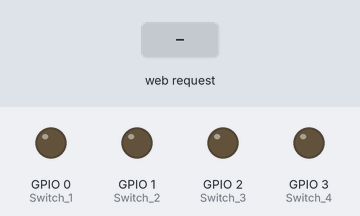
A sketch run on a simulated ESP8266 (NodeMCU). On the bench: output pins drawn as LEDs (lit = HIGH). The test bench sets the inputs (shaded band). What the sketch prints to the serial monitor is not drawn.

Above: at 1.2 s.
1.3 s: HTTP request GET /form?submit=switch1on received
At 2.1 s:
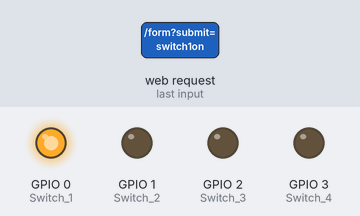
2.8 s: HTTP request GET /form?submit=switch2on received
At 3.2 s:
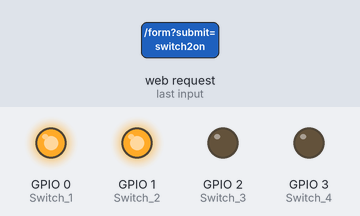
4.3 s: HTTP request GET /form?submit=switch1off received
At 5.5 s:
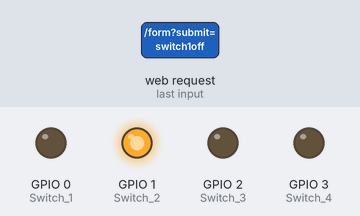
5.8 s: HTTP request GET /form?submit=switch2off received
At 6.7 s:
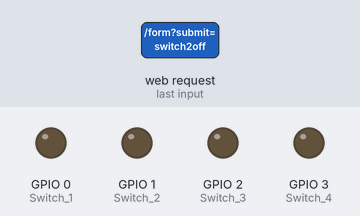
7.3 s: HTTP request GET /specificArgs?switch=switch1on received
At 7.8 s:
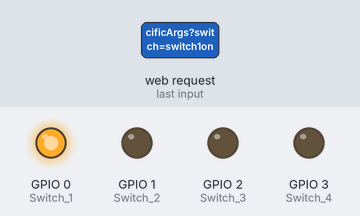
Timing chart, 0 to 9.8 s (numbered marks = the images above; inputs shaded):
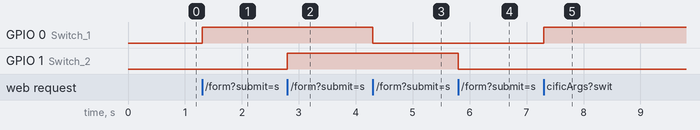

The sketch:

Home_Automation_02_switchrelay.ino
```cpp
#include <ESP8266WiFi.h>
#include <ESP8266WebServer.h>

const char *ssid = "Ardberry"; // The name of the Wi-Fi network that will be created
const char *password = "ardtech";

IPAddress local_ip(192,168,1,1);
IPAddress gateway(192,168,1,1);
IPAddress subnet(255,255,255,0);


//ESP_pin_layout
const int Switch_1=0;
const int Switch_2=1;
const int Switch_3=2;
const int Switch_4=3;

//HTML page
const char MAIN_page[] PROGMEM = R"=====(
<!DOCTYPE html>
<HTML>
<TITLE>
Ardberry Technology Home Automation System
</TITLE>
<BODY>
<CENTER>
<FORM method="post" action="/form">
<TABLE>
<TR><TD colspan=2><B>IoT Based Home Automation System</B></TD></TR>

<TR><TD>
<INPUT TYPE=SUBMIT VALUE="switch1on" name=submit>
<INPUT TYPE=SUBMIT VALUE="switch1off" name=submit>
</TD>
<TD>Switch_1</TD></TR>

<TR><TD>
<INPUT TYPE=SUBMIT VALUE="switch2on" name=submit>
<INPUT TYPE=SUBMIT VALUE="switch2off" name=submit>
</TD>
<TD>Switch_2</TD></TR>

<TR><TD>
<INPUT TYPE=SUBMIT VALUE="switch3on" name=submit>
<INPUT TYPE=SUBMIT VALUE="switch3off" name=submit>
</TD>
<TD>Switch_3</TD></TR>

<TR><TD>
<INPUT TYPE=SUBMIT VALUE="switch4on" name=submit>
<INPUT TYPE=SUBMIT VALUE="switch4off" name=submit>
</TD>
<TD>Switch_4</TD></TR>

</TABLE>
</CENTER>
</BODY>
</HTML>
)=====";

ESP8266WebServer server(80);

String S1Status,S2Status,S3Status,S4Status;   //web

String appinput;    //app
String readString;

void handleRoot() {
  String web = MAIN_page;
  web.replace("Switch_1", S1Status);
  web.replace("Switch_2", S2Status);
  web.replace("Switch_3", S3Status);
  web.replace("Switch_4", S4Status);
  server.send(200, "text/html", web);
}

void handlespecificArgs(){

  String message="";

  if (server.arg("switch")== "")
  {     message = "Switch Argument not found";
  }
  else
  {     //Parameter found
      message = "switch = ";
      message += server.arg("switch");     //Gets the value of the query parameter
  }

  //Change Switch-1 State as per request
  if(server.arg("switch")== "switch1on")
  {
    digitalWrite(Switch_1, HIGH);       //Load1 Turned on
  }
  if(server.arg("switch")== "switch1off")
  {
    digitalWrite(Switch_1, LOW);      //Load1 Turned off
  }

  //Change Switch-2 State as per request
  if(server.arg("switch")== "switch2on")
  {
    digitalWrite(Switch_2, HIGH);       //Load1 Turned on
  }
  if(server.arg("switch")== "switch2off")
  {
    digitalWrite(Switch_2, LOW);      //Load1 Turned off
  }

  //Change Switch-3 State as per request
  if(server.arg("switch")== "switch3on")
  {
    digitalWrite(Switch_3, HIGH);       //Load1 Turned on
  }
  if(server.arg("switch")== "switch3off")
  {
    digitalWrite(Switch_3, LOW);      //Load1 Turned off
  }

  //Change Switch-4 State as per request
  if(server.arg("switch")== "switch4on")
  {
    digitalWrite(Switch_4, HIGH);       //Load1 Turned on
  }
  if(server.arg("switch")== "switch4off")
  {
    digitalWrite(Switch_4, LOW);      //Load1 Turned off
  }

  server.sendHeader("Location", "/specificArgs");
  server.send(200, "text/plain", message);

  delay(500);
}

void handleForm() {
  String t_state = server.arg("submit");    //web

//Change Switch-1 State as per request      //web
  if(t_state=="switch1on")
  {
    S1Status="ON";
    digitalWrite(Switch_1, HIGH);       //Load1 Turned on
  }

  if(t_state=="switch1off")
  {
    S1Status="OFF";
    digitalWrite(Switch_1, LOW);      //Load1 Turned off
  }
//Change Switch-2 State as per request
  if(t_state=="switch2on")
  {
    S2Status="ON";
    digitalWrite(Switch_2, HIGH);       //Load1 Turned on
  }

  if(t_state=="switch2off")
  {
    S2Status="OFF";
    digitalWrite(Switch_2, LOW);      //Load1 Turned off
  }
//Change Switch-3 State as per request
  if(t_state=="switch3on")
  {
    S3Status="ON";
    digitalWrite(Switch_3, HIGH);       //Load1 Turned on
  }

  if(t_state=="switch3off")
  {
    S3Status="OFF";
    digitalWrite(Switch_3, LOW);      //Load1 Turned off
  }
//Change Switch-4 State as per request
  if(t_state=="switch4on")
  {
    S4Status="ON";
    digitalWrite(Switch_4, HIGH);       //Load1 Turned on
  }

  if(t_state=="switch4off")
  {
    S4Status="OFF";
    digitalWrite(Switch_4, LOW);      //Load1 Turned off
  }

  server.sendHeader("Location", "/");
  server.send(302, "text/plain", "Updated-- Press Back Button");  //This Line Keeps It on Same Page

  delay(500);
}

void handleNotFound() {

  String message = "File Not Found\n\n";
  message += "URI: ";
  message += server.uri();
  message += "\nMethod: ";
  message += (server.method() == HTTP_GET) ? "GET" : "POST";
  message += "\nArguments: ";
  message += server.args();
  message += "\n";
  for (uint8_t i = 0; i < server.args(); i++) {
    message += " " + server.argName(i) + ": " + server.arg(i) + "\n";
  }
  server.send(404, "text/plain", message);
}

void setup(){

  Serial.begin(115200);
  delay(10);
  Serial.println('\n');

  WiFi.softAP(ssid, password);
  WiFi.softAPConfig(local_ip, gateway, subnet);

  Serial.print("Access Point \"");
  Serial.print(ssid);
  Serial.println("\" started");

  Serial.print("IP address:\t");
  Serial.println(WiFi.softAPIP());

  pinMode(Switch_1, OUTPUT);
  pinMode(Switch_2, OUTPUT);
  pinMode(Switch_3, OUTPUT);
  pinMode(Switch_4, OUTPUT);

  server.on("/", handleRoot);
  server.on("/form", handleForm);
  server.onNotFound(handleNotFound);

  server.on("/specificArgs", handlespecificArgs);   //app

  server.begin();
  Serial.println("HTTP server started");
  Serial.println("Server Listening");     //app


}

void loop(void){
  server.handleClient();
}
```

Measured:
- after the input at 1.3 s, GPIO 0 (Switch_1): LOW → HIGH at once
- after the input at 2.8 s, GPIO 1 (Switch_2): LOW → HIGH at once
- after the input at 4.3 s, GPIO 0 (Switch_1): HIGH → LOW at once
- after the input at 5.8 s, GPIO 1 (Switch_2): HIGH → LOW at once
- after the input at 7.3 s, GPIO 0 (Switch_1): LOW → HIGH at once
